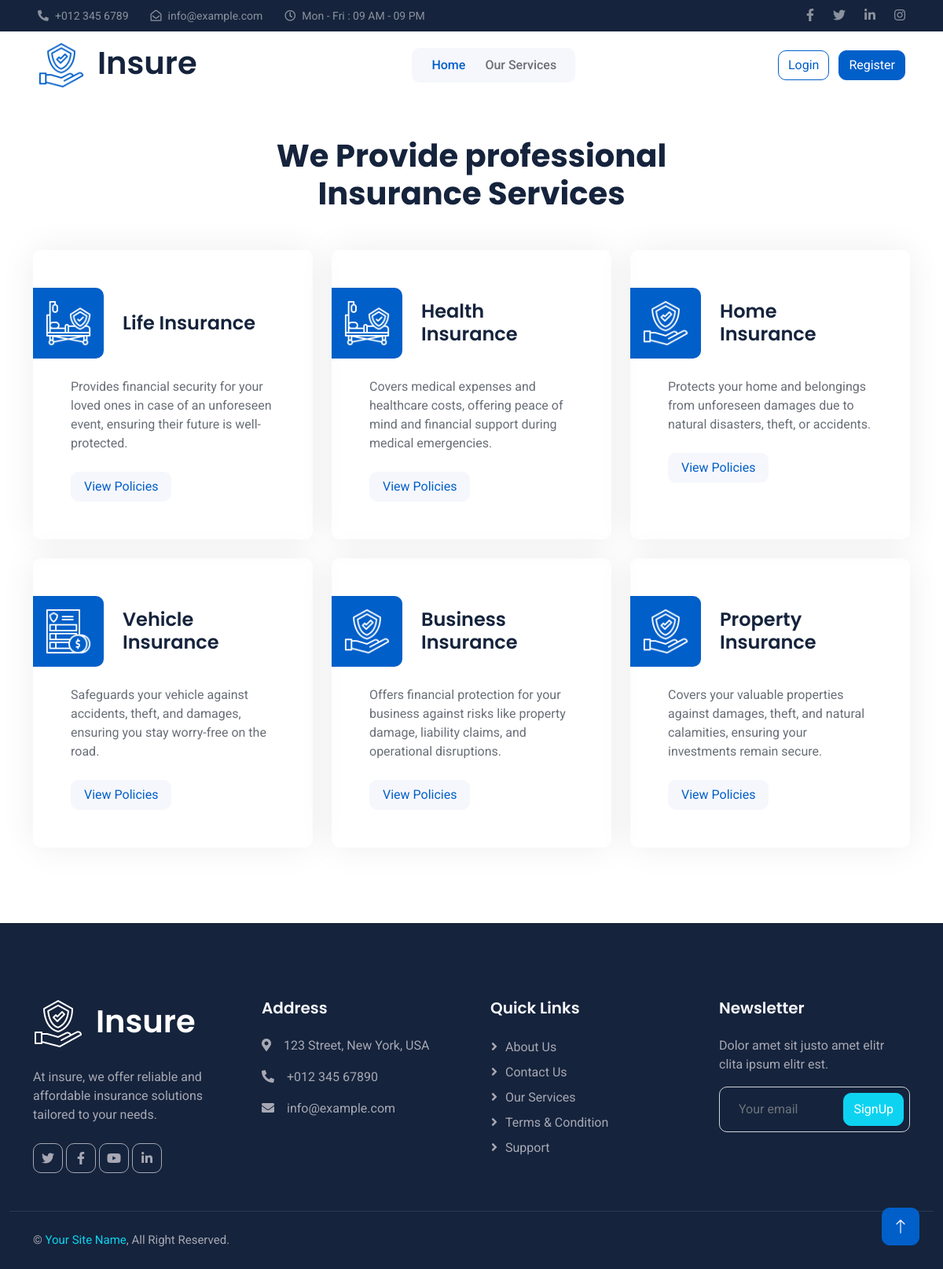
The page /servise on the database its author committed.
### web/models.py (models this page shows, shortened)
class InsuranceCategory(models.Model):
    name = models.CharField(max_length=100)
    description = models.TextField()
    image = models.ImageField(upload_to='image')
    is_active = models.BooleanField(default=True)
    class Meta:
        verbose_name_plural = "Insurance Categories"

### web/views.py (the view)
# urls.py: path('servise',services,name='servise'),
def services(request):
    insurence_category = InsuranceCategory.objects.all()
    return render(request,'service.html',{'insurence_category':insurence_category})

### web/context_processors.py (called while the page is built, shortened)
def notifications(request):
    return {
        'notifications': [],
        'unread_notifications_count': 0,
    }

### web/templates/service.html
{% extends "base.html" %}
{% load static %}
{% block content %}
<div class="container-xxl py-5">
    <div class="container">
      <div class="text-center mx-auto" style="max-width: 500px">
        <h1 class="display-6 mb-5">
          We Provide professional Insurance Services
        </h1>
      </div>
      <div class="row g-4 justify-content-center">
        {% for i in insurence_category %}
        <div class="col-lg-4 col-md-6 wow fadeInUp" data-wow-delay="0.1s">
          <div class="service-item rounded h-100 p-5">
            <div class="d-flex align-items-center ms-n5 mb-4">
              <div
                class="service-icon flex-shrink-0 bg-primary rounded-end me-4"
              >
                <img
                  class="img-fluid"
                  src="{{i.image.url}}"
                  alt=""
                />
              </div>
              <h4 class="mb-0">{{i.name}}</h4>
            </div>
            <p class="mb-4">
             {{i.description}}
            </p>
            <a class="btn btn-light px-3" href="{% url 'policy_list' i.id%}">View Policies</a>
          </div>
        </div>
        {% endfor %}
      </div>
    </div>
  </div>
{% endblock content %}

### static/css/style.css (style rules this page uses)
:root { --primary: #015FC9; --secondary: #0DD3F1; --light: #F6F7FC; --dark: #15233C; }
.btn { transition: .5s; }
.service-item { position: relative; overflow: hidden; box-shadow: 0 0 45px rgba(0, 0, 0, .07); }
.service-item .service-icon { width: 90px; height: 90px; display: flex; align-items: center; justify-content: center; }
.service-item .service-icon img { max-width: 60px; max-height: 60px; }
.service-item a.btn { color: var(--primary); }

### rows shown on the page
InsuranceCategory: image (picture), name "Life Insurance", description "Provides financial security for your loved ones in case of an unforeseen event, ensuring their future is well-protected."
InsuranceCategory: image (picture), name "Health Insurance", description "Covers medical expenses and healthcare costs, offering peace of mind and financial support during medical emergencies."
InsuranceCategory: image (picture), name "Home Insurance", description "Protects your home and belongings from unforeseen damages due to natural disasters, theft, or accidents."
InsuranceCategory: image (picture), name "Vehicle Insurance", description "Safeguards your vehicle against accidents, theft, and damages, ensuring you stay worry-free on the road."
InsuranceCategory: image (picture), name "Business Insurance", description "Offers financial protection for your business against risks like property damage, liability claims, and operational disruptions."
InsuranceCategory: image (picture), name "Property Insurance", description "Covers your valuable properties against damages, theft, and natural calamities, ensuring your investments remain secure."
